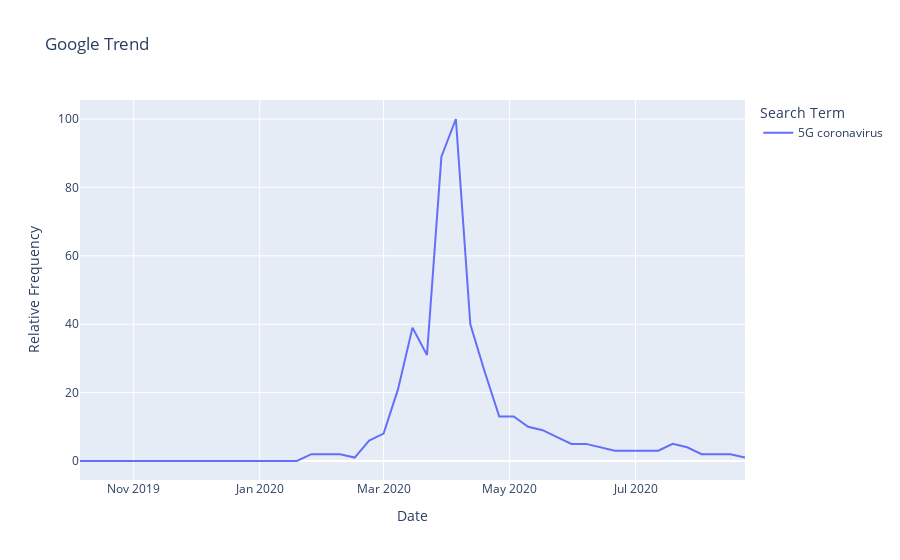

Here is the notebook cell this chart was saved with:
### Code cell
fig = px.line(
    interest_filtered,
    x = "date",
    y = "value",
    color = "variable",
    title = "Google Trend",
    labels = {"date":"Date", "value": "Relative Frequency", "variable": "Search Term"}
)
fig.show()

### Figure 1 — Plotly figure (JSON) as saved in the notebook; plotly's stock layout.template omitted (floating-point values rounded to 4 significant figures)
{"data": [{"hovertemplate": "Search Term=5G coronavirus<br>Date=%{x}<br>Relative Frequency=%{y}<extra></extra>", "legendgroup": "5G coronavirus", "line": {"color": "#636efa", "dash": "solid"}, "mode": "lines", "name": "5G coronavirus", "orientation": "v", "showlegend": true, "type": "scatter", "x": ["2019-10-06T00:00:00", "2019-10-13T00:00:00", "2019-10-20T00:00:00", "2019-10-27T00:00:00", "2019-11-03T00:00:00", "2019-11-10T00:00:00", "2019-11-17T00:00:00", "2019-11-24T00:00:00", "2019-12-01T00:00:00", "2019-12-08T00:00:00", "2019-12-15T00:00:00", "2019-12-22T00:00:00", "2019-12-29T00:00:00", "2020-01-05T00:00:00", "2020-01-12T00:00:00", "2020-01-19T00:00:00", "2020-01-26T00:00:00", "2020-02-02T00:00:00", "2020-02-09T00:00:00", "2020-02-16T00:00:00", "2020-02-23T00:00:00", "2020-03-01T00:00:00", "2020-03-08T00:00:00", "2020-03-15T00:00:00", "2020-03-22T00:00:00", "2020-03-29T00:00:00", "2020-04-05T00:00:00", "2020-04-12T00:00:00", "2020-04-19T00:00:00", "2020-04-26T00:00:00", "2020-05-03T00:00:00", "2020-05-10T00:00:00", "2020-05-17T00:00:00", "2020-05-24T00:00:00", "2020-05-31T00:00:00", "2020-06-07T00:00:00", "2020-06-14T00:00:00", "2020-06-21T00:00:00", "2020-06-28T00:00:00", "2020-07-05T00:00:00", "2020-07-12T00:00:00", "2020-07-19T00:00:00", "2020-07-26T00:00:00", "2020-08-02T00:00:00", "2020-08-09T00:00:00", "2020-08-16T00:00:00", "2020-08-23T00:00:00"], "xaxis": "x", "y": [0, 0, 0, 0, 0, 0, 0, 0, 0, 0, 0, 0, 0, 0, 0, 0, 2, 2, 2, 1, 6, 8, 21, 39, 31, 89, 100, 40, 26, 13, 13, 10, 9, 7, 5, 5, 4, 3, 3, 3, 3, 5, 4, 2, 2, 2, 1], "yaxis": "y"}], "layout": {"autosize": true, "legend": {"title": {"text": "Search Term"}, "tracegroupgap": 0}, "title": {"text": "Google Trend"}, "xaxis": {"anchor": "y", "autorange": true, "domain": [0, 1], "range": ["2019-10-06", "2020-08-23"], "title": {"text": "Date"}, "type": "date"}, "yaxis": {"anchor": "x", "autorange": true, "domain": [0, 1], "range": [-5.556, 105.6], "title": {"text": "Relative Frequency"}, "type": "linear"}}}
